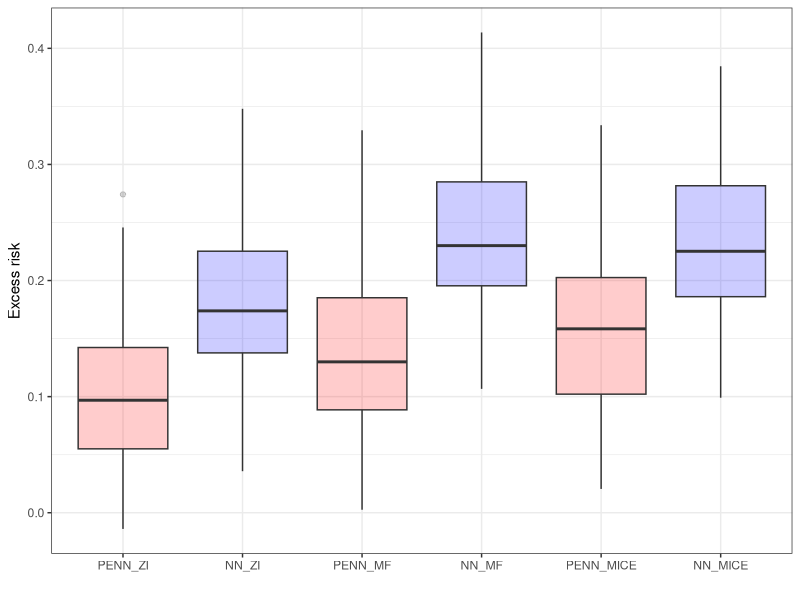

This chart was generated by the following R code:
library(ggplot2)
library(tidyr)

Excess_Risk = data.frame('PENN_ZI' = c(0.04749355792999266, 0.12823949337005613, 0.028695802688598615, 0.07529709815979002, 0.15336440086364744, 0.12281153678894041, 0.12172542095184324, 0.11895058631896971, 0.07951674938201903, 0.09786758899688719, 0.06904409408569334, 0.06624398708343504, 0.2090544509887695, 0.2048263359069824, 0.05936799526214598, 0.1385268974304199, -0.013926346302032488, 0.04339991092681883, 0.27418909549713133, 0.22357759952545164, 0.23764358043670653, -0.0045241904258728205, 0.06240592479705809, 0.09690628528594969, 0.012604396343231183, 0.052052597999572736, 0.01014481067657469, 0.05557618618011473, 0.10420427799224852, 0.01625530004501341, 0.19080565452575682, 0.21410844802856444, 0.24573312282562254, 0.09510264873504637, 0.05485961914062498, 0.14357672214508055, 0.10403237819671629, 0.1554653453826904, 0.0982204484939575, 0.06533966541290281, 0.12065551757812498, 0.09690080165863035, 0.06832538127899168, 0.0522144842147827, 0.08167038440704344, 0.1010343837738037, 0.22637377262115477, 0.051672439575195295, 0.0463328170776367, 0.1755909729003906),
                         'NN_ZI' = c(0.1346570062637329, 0.21075914382934569, 0.11820695877075194, 0.19874427795410154, 0.26785037994384764, 0.17555592536926268, 0.19681272983551024, 0.1844844627380371, 0.16490123748779295, 0.17219851493835447, 0.16470430374145506, 0.1708670663833618, 0.2852138090133667, 0.31217036724090574, 0.1287060785293579, 0.2182519245147705, 0.09441993713378904, 0.12376473426818846, 0.34793112754821776, 0.3251377153396606, 0.30104039192199705, 0.08615062713623045, 0.17671595096588133, 0.1516024875640869, 0.07804320335388182, 0.14533517837524412, 0.03580127239227293, 0.15507660388946531, 0.19446776390075682, 0.09826109886169432, 0.25727866172790526, 0.33288572311401365, 0.31340466022491453, 0.18273733139038084, 0.11326299190521238, 0.22759423732757567, 0.21477089405059813, 0.233015398979187, 0.16643605709075926, 0.13643513202667235, 0.15295014858245848, 0.14141557693481444, 0.15661356925964354, 0.1283049392700195, 0.17928956031799315, 0.20209966182708738, 0.2696376848220825, 0.07001338481903074, 0.154532413482666, 0.24141202449798582),
                         'PENN_MF' = c(0.04465446949005125, 0.16568086624145506, 0.020228605270385724, 0.11664221763610838, 0.21843872547149656, 0.12710140228271483, 0.1772677707672119, 0.12891791343688963, 0.10488198280334471, 0.13591049194335936, 0.14792476177215574, 0.12619529247283934, 0.22412524700164793, 0.29918537616729735, 0.061926584243774396, 0.173882942199707, 0.03103641748428343, 0.08155308246612547, 0.32941637516021727, 0.22771606922149656, 0.2539475965499878, 0.0025896239280700506, 0.13133965015411375, 0.08688304901123045, 0.027357201576232892, 0.09388051509857176, 0.04250250339508055, 0.07567689895629881, 0.13528225898742674, 0.04183278560638426, 0.20507309913635252, 0.27534220695495604, 0.22894630908966063, 0.09849808692932127, 0.054178099632263166, 0.1878193426132202, 0.11998734951019285, 0.18814788341522215, 0.1310028839111328, 0.10765169143676756, 0.14830551624298094, 0.10171435356140135, 0.09528646945953367, 0.13223896503448485, 0.10490367889404295, 0.13336346626281737, 0.2302150535583496, 0.049325447082519513, 0.136022310256958, 0.24490509510040281),
                         'NN_MF' = c(0.20213637828826903, 0.25714765071868895, 0.11405370712280272, 0.2377623128890991, 0.3142407941818237, 0.2116557168960571, 0.25420222759246824, 0.2882536458969116, 0.2288051652908325, 0.21013281822204588, 0.22924945831298826, 0.23088369846343992, 0.33338103771209715, 0.3895211029052734, 0.19435141563415526, 0.2751294183731079, 0.14202151775360106, 0.16766212463378904, 0.413693528175354, 0.3497141408920288, 0.3555359649658203, 0.10932097911834715, 0.20033190727233885, 0.16131816387176512, 0.10667977809906004, 0.17769859313964842, 0.14716039180755613, 0.1988296318054199, 0.24662266254425047, 0.13890371799468992, 0.31273732662200926, 0.34489701271057127, 0.37233160018920897, 0.2335266876220703, 0.19932768821716307, 0.25106928825378416, 0.26453898429870604, 0.3234220552444458, 0.2148123788833618, 0.18666098594665526, 0.2400257396697998, 0.20279846668243406, 0.20391796112060545, 0.20955667972564695, 0.23089919567108153, 0.23373578071594237, 0.3249583053588867, 0.16930625915527342, 0.18727598667144774, 0.33651969909667967),
                         'PENN_MICE' = c(0.08369086265563963, 0.26409063816070555, 0.09187648773193358, 0.11938498497009276, 0.22637651443481444, 0.11520658016204832, 0.18228588581085203, 0.18799386501312254, 0.1488328981399536, 0.15438316345214842, 0.20601354122161863, 0.13348458290100096, 0.2281619119644165, 0.2576346206665039, 0.1727286386489868, 0.21569583892822264, 0.030929367542266828, 0.09548423767089842, 0.3338079261779785, 0.21151493072509764, 0.3327100086212158, 0.06567559719085692, 0.1681759166717529, 0.10713539600372313, 0.06027589321136473, 0.09765325069427488, 0.03738145112991331, 0.09501908302307127, 0.17535052776336668, 0.020506362915039045, 0.18331251621246336, 0.2492608833312988, 0.2569491672515869, 0.14827154159545897, 0.10047243118286131, 0.15904961109161375, 0.16704450130462645, 0.19219778060913084, 0.1292406129837036, 0.1173847723007202, 0.15997872829437254, 0.1577595281600952, 0.1639855909347534, 0.18706355571746824, 0.14495609283447264, 0.14461455821990965, 0.25983534336090086, 0.09935806274414061, 0.07852147102355955, 0.24358091831207274),
                         'NN_MICE' = c(0.1746148872375488, 0.22677956104278563, 0.16182992935180662, 0.22361848831176756, 0.2937627840042114, 0.19300244331359862, 0.24754546165466307, 0.27312479496002195, 0.20995293140411375, 0.20365546226501463, 0.21218095302581785, 0.24744079589843748, 0.31533954620361326, 0.37955723285675047, 0.18521450042724608, 0.29400394439697264, 0.10257158756256102, 0.20297537326812742, 0.38454161167144774, 0.3364833402633667, 0.3531250762939453, 0.12608359336853026, 0.20297406196594237, 0.18873236656188963, 0.12006733894348143, 0.16974220752716063, 0.09908364295959471, 0.20505390644073485, 0.271364312171936, 0.1815414237976074, 0.2700828123092651, 0.35253999710083006, 0.3382193851470947, 0.23191199779510496, 0.13499806404113768, 0.2320073652267456, 0.26127622604370115, 0.28448484420776365, 0.2192144203186035, 0.1923955488204956, 0.20576880455017088, 0.3434052276611328, 0.263186674118042, 0.23737559795379637, 0.25551209926605223, 0.17769859313964842, 0.32131371974945067, 0.15125678062438963, 0.1846091556549072, 0.2947451877593994))

df_long = Excess_Risk %>%
  pivot_longer(cols = everything(), names_to = "Variable", values_to = "Value")
df_long$Variable = factor(df_long$Variable, levels = c('PENN_ZI', 'NN_ZI', 'PENN_MF', 'NN_MF', 'PENN_MICE', 'NN_MICE'))

ggplot(df_long, aes(x=Variable, y=Value, fill=Variable)) + geom_boxplot(alpha=0.2) + 
  xlab("") + ylab("Excess risk") + theme_bw() + theme(legend.position = "none") + 
  scale_fill_manual(values = c('PENN_ZI' = 'red', 'NN_ZI' = 'blue', 'PENN_MF' = 'red', 
                               'NN_MF' = 'blue',  'PENN_MICE' = 'red', 'NN_MICE' = 'blue'))

